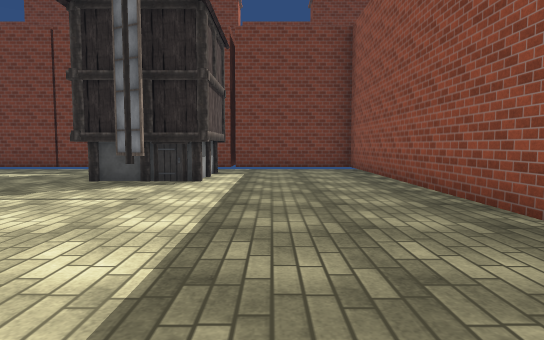
[1] (above)

24 first-person views from a walk through a scene from a Unity 3-D project. The camera is 1.4 m above the floor, tilts 4° down and sees 75° across. The floor is counted in squares, 2 m on a side. Each view is taken from the middle of a square. On the plan, view 1 faces up. The plan holds only what a view shows up to about 11 squares ahead; the rest is blank. The place goes on beyond the plan. The player character is not drawn. Some animated figures are left out. Some surface patterns are stand-ins.

[2]
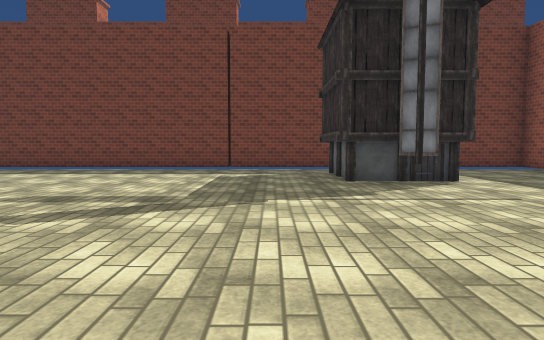

[3]
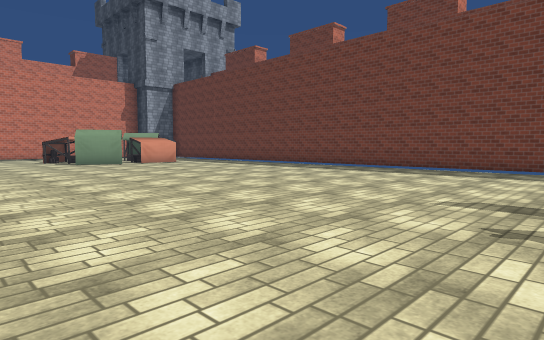

[4]
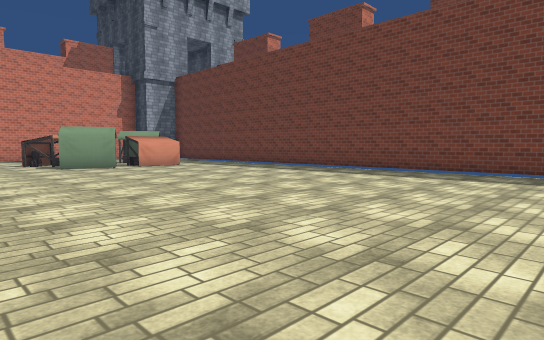

[5]
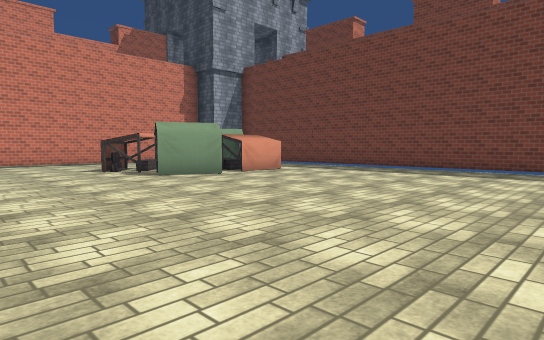

[6]
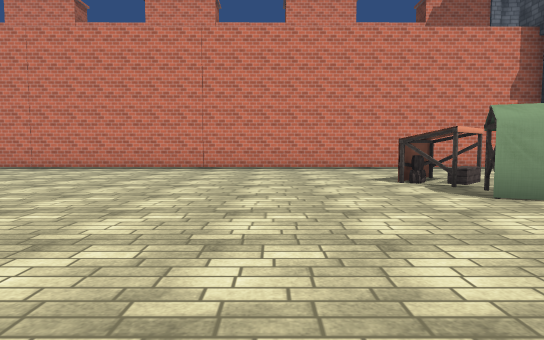

[7]
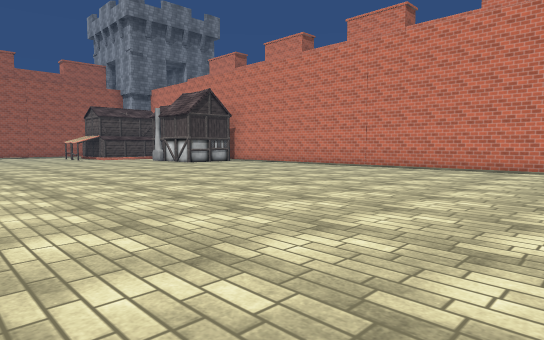

[8]
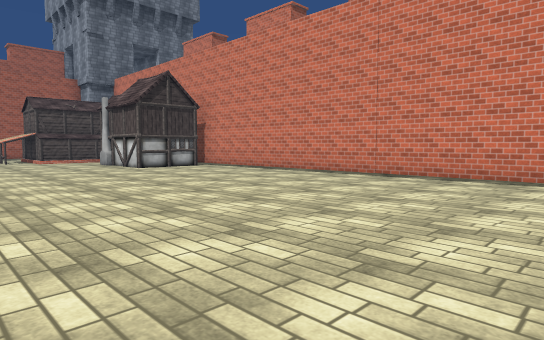

[9]
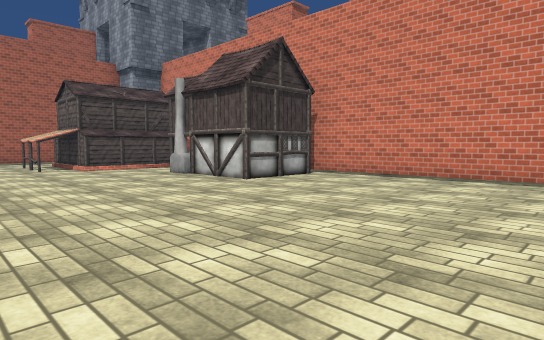

[10]
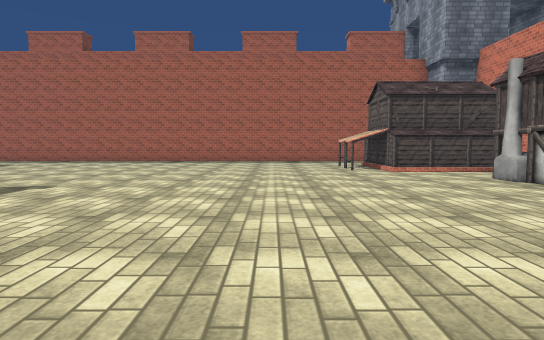

[11]
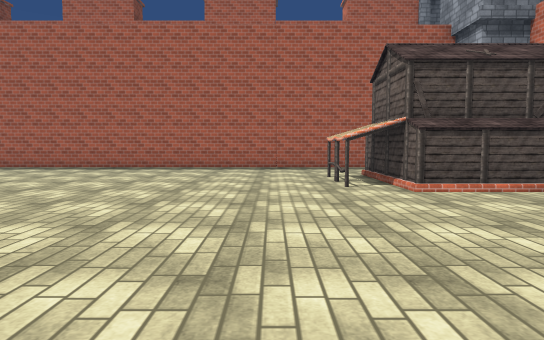

[12]
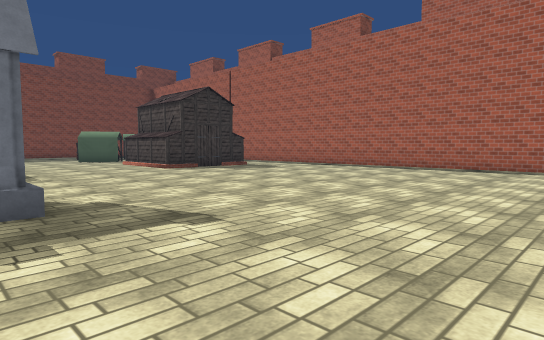

[13]
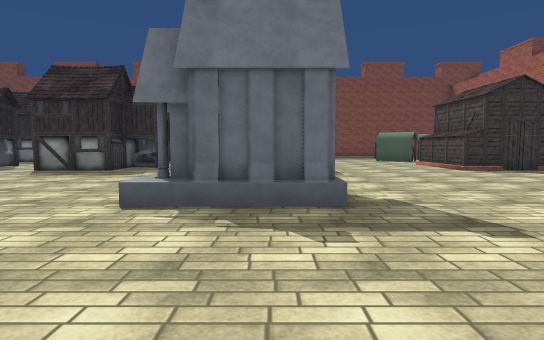

[14]
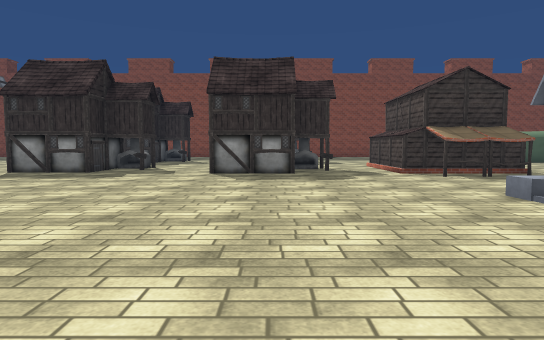

[15]
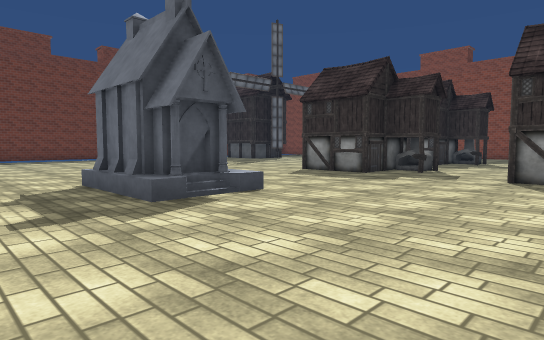

[16]
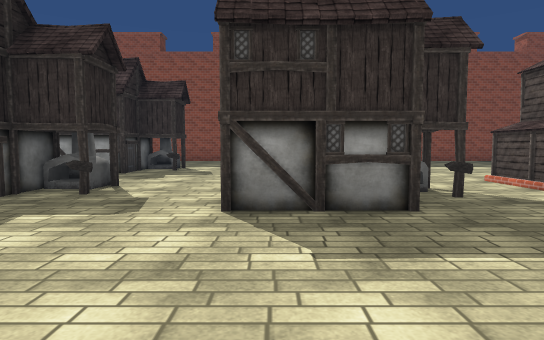

[17]
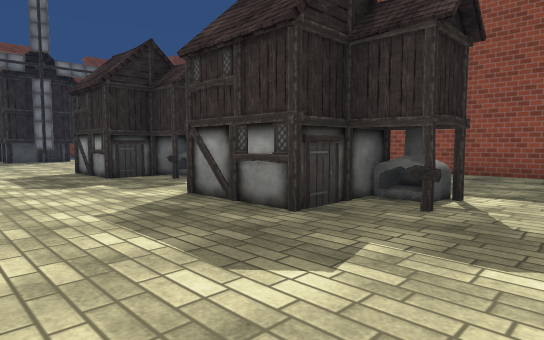

[18]
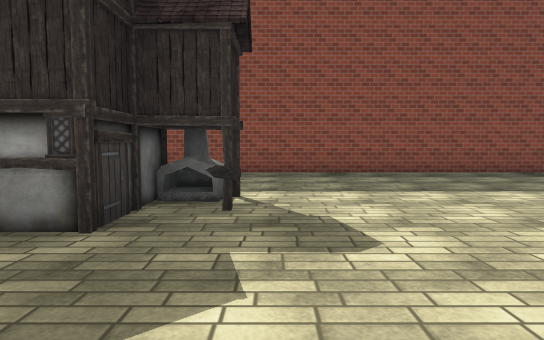

[19]
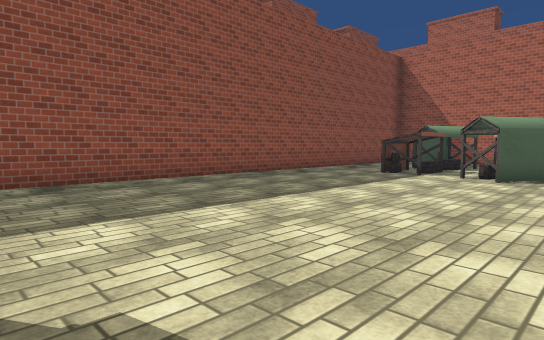

[20]
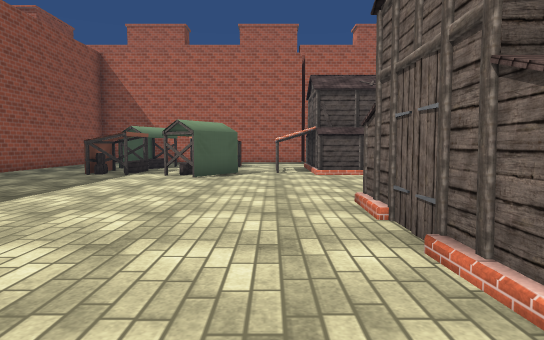

[21]
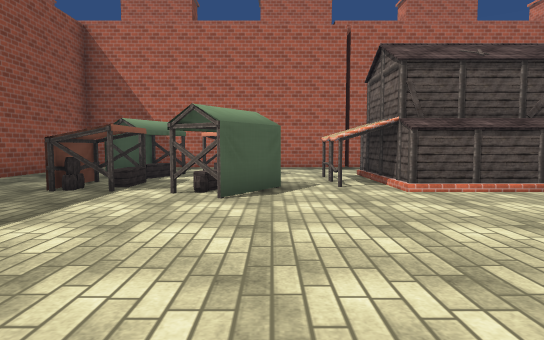

[22]
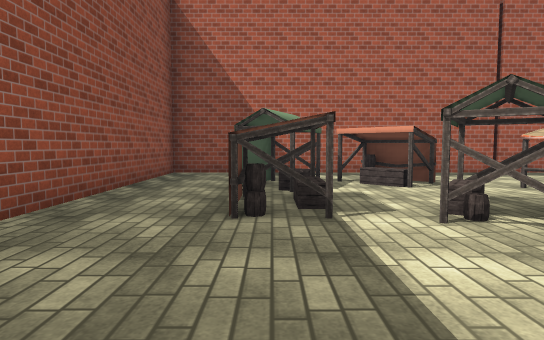

[23]
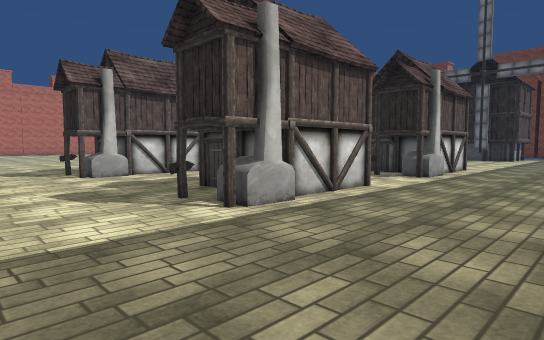

[24]
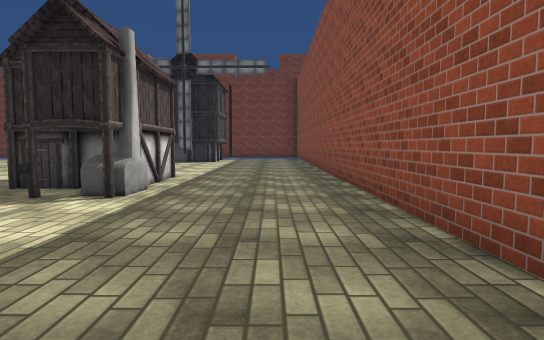

### Floor plan
Points are (right, up) in squares from view 1. A wall is a line through its corners. A room is listed if a view was taken in it or the views show most of it. See-through windows are left out.
Room 1 (views 1, 2, 3, 4, 5, 6, 7, 8, 9, 10, 11, 12, 13, 14, 15, 16, 17, 18, 19, 20, 21, 22, 23, 24)
walls: (-9.2, -12.9) (-9.2, -10.8); (-8.1, -13.4) (-8.1, -10.3) (-5.1, -10.3) (-5.1, -13.4); (-20, 5.4) (-20.6, 3.9) (-21.6, 4.4); (-21.9, 4.1) (-22.6, 3.4); (-22.9, 5) (-23.6, 4.3); (-4.5, -17.9) (-4.1, -17.9); (-20.2, 7.6) (-20.2, 6.1) (-21.2, 6.1); (-8.1, -19.6) (-8.1, -17.4) (-5.1, -17.4); (-3.1, -17.8) (-2.4, -16.6) (-1.5, -17.2); (-21.2, -17.9) (-21.2, -19.9); (-0.6, -17.4) (0.5, -17.4); (-3.2, 10.3) (-18.4, 10.3); (-0.6, -18.8) (0.4, -18.8) (0.4, -17.2); (-0.6, -18.9) (-0.6, -17.9); (-25.1, -17.4) (-22.2, -17.4) (-22.2, -20.5); (-6.4, -22.2) (2.3, -22.2) (2.3, 10.3) (-1.6, 10.3); (-0.4, -19.3) (0.6, -19.7); (-5.1, -22.1) (-5.1, -22.8); (-26.3, 7.6) (-26.3, -13); (-22.7, -22.2) (-12.1, -22.2)
low walls: (-20.9, 6.6) (-20.9, 6.1); (-2.5, -18.1) (-2.1, -17.5); (-0.3, -17.9) (-0.3, -18.6)
ways out: opening at (-4, -21) to room 2; opening at (-1, -18) to room 2
objects: other object (-25, -15) to (-24, -13); other object (-14, -12) to (-12, -11); other object (-14, -3) to (-12, -1); other object (-8, -8) to (-6, -6); other object (-8, -3) to (-6, -1); other object (-3, -8) to (-1, -6); other object (-3, -3) to (-1, -1); windmill (-3, 6) to (-2, 9)
Room 2 (no view inside)
walls: (-3.1, -20.4) (-2, -21.5) (-1.2, -20.7); (-3, -20.5) (-2.3, -19.8) (-1.2, -20.9); (-4.1, -17.9) (-4.1, -19.9); (-1, -20.7) (-0.4, -19.3); (-5.1, -17.4) (-5.1, -20.5); (0, -20.9) (0.6, -19.6)
ways out: opening at (-4, -21) to room 1; opening at (-1, -18) to room 1

Positions as (right, up) in squares from view 1, and headings:
1: (0, 0), facing up
2: (-5, 0), facing up
3: (-7, 0), facing up-left
4: (-9, 1), facing up-left
5: (-13, 0), facing up-left
6: (-16, 1), facing left
7: (-16, 0), facing down-left
8: (-19, -2), facing down-left
9: (-19, -7), facing down-left
10: (-19, -8), facing down
11: (-20, -12), facing down
12: (-18, -12), facing down-right
13: (-18, -12), facing right
14: (-17, -7), facing right
15: (-16, -7), facing up-right
16: (-12, -6), facing right
17: (-6, -10), facing up-right
18: (-6, -9), facing right
19: (-4, -9), facing down-right
20: (-4, -9), facing down
21: (-3, -12), facing down
22: (0, -14), facing down
23: (2, -11), facing up-left
24: (1, -8), facing up
